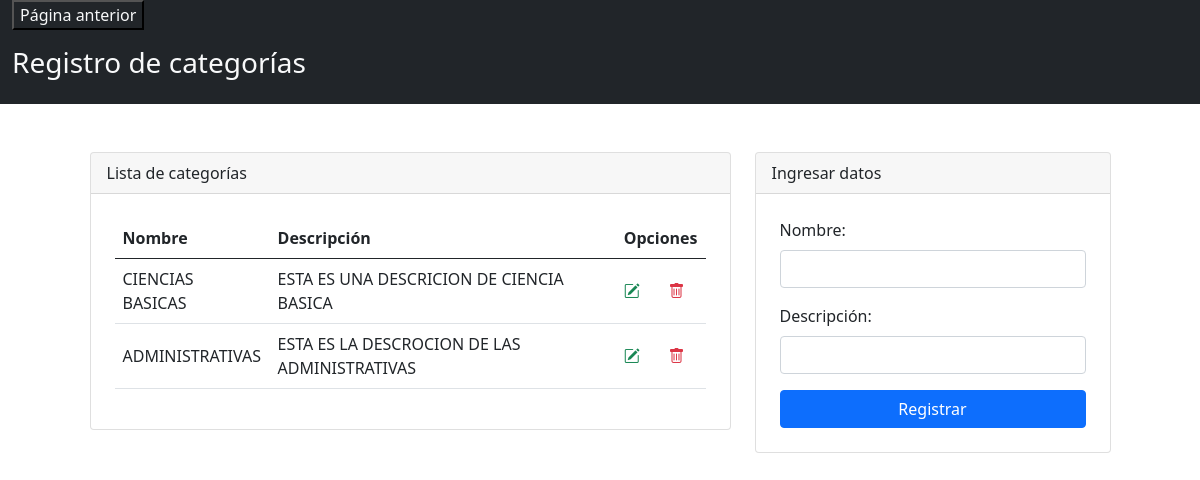
Page /admin/categorias/categorias.php on the committed database.
### tables this page shows
CREATE TABLE `categorias` (
  `id` int(11) NOT NULL,
  `nombre` varchar(100) NOT NULL,
  `descripcion` varchar(500) NOT NULL,
  `activo` int(11) DEFAULT NULL
);

### admin/categorias/categorias.php (the view, shortened to what this page needs)
<?php
    include("../../config/db.php");
    ?>
<!DOCTYPE html>
<html lang="es">
<head>
    <link rel="stylesheet" href="https://cdn.jsdelivr.net/npm/bootstrap@5.0.2/dist/css/bootstrap.min.css">
    <link rel="stylesheet" href="https://cdn.jsdelivr.net/npm/bootstrap-icons@1.5.0/font/bootstrap-icons.css">
</head>
<body>
    <?php
    $query = "SELECT * from categorias where activo='1'";
    $categorias = mysqli_query($connection, $query);
    ?>
<div class="container-fluid  text-light bg-dark">
    <div>
    <td>
<a href="../dashboard.php" ><input type="button" class="text-light bg-dark" value="Página anterior"></a>
    </div>
    <div class = "row">
            <div class="col-md">
                <header class="py-3">
                    <h3>Registro de categorías</h3>
                </header>
            </div>
    </div>
</div>
<div class="container mt-5">
    <div class="row justify-content-center">
        <div class="col-md-7">
            <div class="card">
                <div class="card-header">
                    Lista de categorías
                </div>
                <div class="p-4">
                    <table class="table align-middle">
                        <thead>
                            <tr>
                                <th scope="col">Nombre</th>
                                <th scope="col">Descripción</th>
                                <th scope="col" colspan="2">Opciones</th>
                            </tr>
                        </thead>
                        <tbody>
                        <?php
                                foreach ($categorias as $dato) {
                            ?>
                            <tr>
                                <td><?php echo $dato['nombre']; ?></td>
                                <td><?php echo $dato['descripcion']; ?></td>
                                <td><a class="text-success" href="editar.php?codigo=<?php echo $dato['id']; ?>"><i class="bi bi-pencil-square"></i></a></td>
                                <td><a class="text-danger" href="./delete.php?id=<?php echo $dato['id']; ?>"><i class="bi bi-trash"></i></a></td>
                            </tr>
                            <?php
                                }
                            ?>
                        </tbody>
                    </table>
                </div>
            </div>
        </div>
        <div class="col-md-4">
            <div class="card">
                <div class="card-header">
                    Ingresar datos
                </div>
                <form class="p-4" method="POST" action="registrar.php">
                    <div class="mb-3">
                        <label class="form-label">Nombre: </label>
                        <input type="text" class="form-control" name="txtNombre" autofocus required>
                    </div>
                    <div class="mb-3">
                        <label class="form-label">Descripción: </label>
                        <input type="text" class="form-control" name="txtDescripcion" autofocus required>
                    </div>
                    <div class="d-grid">
                        <input type="submit" class="btn btn-primary" value="Registrar">
                    </div>
                </form>
            </div>
        </div>
    </div>
</div>
</body>
</html>

### rows in the picture
categorias: nombre "CIENCIAS BASICAS", descripcion "ESTA ES UNA DESCRICION DE CIENCIA BASICA"
categorias: nombre "ADMINISTRATIVAS", descripcion "ESTA ES LA DESCROCION DE LAS ADMINISTRATIVAS"
